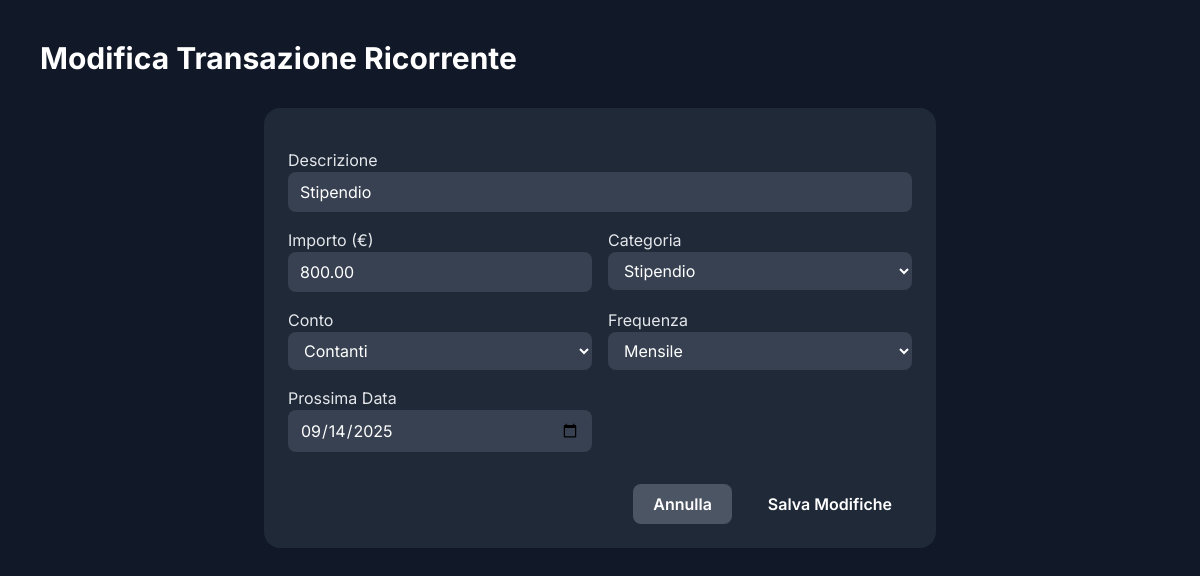
The app's page /edit_recurring.php?id=1 (signed in) with its own data.
### tables this page shows
CREATE TABLE `recurring_transactions` (
  `id` int(11) NOT NULL,
  `user_id` int(11) NOT NULL,
  `description` varchar(255) NOT NULL,
  `amount` decimal(10,2) NOT NULL,
  `type` varchar(10) NOT NULL,
  `category_id` int(11) NOT NULL,
  `account_id` int(11) NOT NULL,
  `frequency` varchar(20) NOT NULL,
  `start_date` date NOT NULL,
  `next_due_date` date NOT NULL,
  `created_at` timestamp NOT NULL DEFAULT current_timestamp()
);

### functions.php (called while the page is built, shortened)
<?php
function get_recurring_transaction_by_id($conn, $recurring_id, $user_id) {
    $sql = "SELECT * FROM recurring_transactions WHERE id = ? AND user_id = ?";
    $stmt = $conn->prepare($sql);
    $stmt->bind_param("ii", $recurring_id, $user_id);
    $stmt->execute();
    $result = $stmt->get_result();
    $transaction = $result->fetch_assoc();
    return $transaction;
}
function get_user_accounts($conn, $user_id) {
    $accounts = [];
    $sql = "SELECT id, name FROM accounts WHERE user_id = ?";
    $stmt = $conn->prepare($sql);
    $stmt->bind_param('i', $user_id);
    $stmt->execute();
    $result = $stmt->get_result();
    while ($row = $result->fetch_assoc()) {
        $accounts[] = $row;
    }
    return $accounts;
}
function get_user_categories($conn, $user_id, $type) {
    $categories = [];
    $sql = "SELECT id, name, icon FROM categories WHERE user_id = ? AND type = ? ORDER BY category_order ASC";
    $stmt = $conn->prepare($sql);
    $stmt->bind_param('is', $user_id, $type);
    $stmt->execute();
    $result = $stmt->get_result();
    while ($row = $result->fetch_assoc()) {
        $categories[] = $row;
    }
    return $categories;
}
?>

### edit_recurring.php (the view, shortened to what this page needs)
<?php
require_once 'db_connect.php';
require_once 'functions.php';
$user_id = $_SESSION["id"];
$recurring_id = $_GET['id'] ?? 0;
$recurring_transaction = get_recurring_transaction_by_id($conn, $recurring_id, $user_id);
$accounts = get_user_accounts($conn, $user_id);
$incomeCategories = get_user_categories($conn, $user_id, 'income');
?>
<!DOCTYPE html>
<html lang="it">
<head>
    <script src="https://cdn.tailwindcss.com"></script>
</head>
<body class="text-gray-200 p-10">
    <h1 class="text-3xl font-bold text-white">Modifica Transazione Ricorrente</h1>
    <div class="bg-gray-800 rounded-2xl p-6 max-w-2xl mx-auto mt-8">
        <form action="update_recurring.php" method="POST" class="space-y-4">
            <div class="grid grid-cols-1 md:grid-cols-2 gap-4">
                <div class="md:col-span-2">
                    <label>Descrizione</label>
                    <input type="text" name="description" value="<?php echo htmlspecialchars($recurring_transaction['description']); ?>" required class="w-full bg-gray-700 text-white rounded-lg px-3 py-2">
                </div>
                <div>
                    <label>Importo (€)</label>
                    <input type="number" step="0.01" name="amount" value="<?php echo $recurring_transaction['amount']; ?>" required class="w-full bg-gray-700 text-white rounded-lg px-3 py-2">
                </div>
                <div>
                    <label>Categoria</label>
                    <select name="category_id" required class="w-full bg-gray-700 text-white rounded-lg px-3 py-2">
                        <optgroup label="Entrate">
                            <?php foreach($incomeCategories as $cat){ $selected = ($cat['id'] == $recurring_transaction['category_id']) ? 'selected' : ''; echo "<option value='{$cat['id']}' {$selected}>{$cat['name']}</option>"; } ?>
                        </optgroup>
                    </select>
                </div>
                <div>
                    <label>Conto</label>
                    <select name="account_id" required class="w-full bg-gray-700 text-white rounded-lg px-3 py-2">
                        <?php foreach($accounts as $acc){ $selected = ($acc['id'] == $recurring_transaction['account_id']) ? 'selected' : ''; echo "<option value='{$acc['id']}' {$selected}>{$acc['name']}</option>"; } ?>
                    </select>
                </div>
                <div>
                    <label>Frequenza</label>
                    <select name="frequency" required class="w-full bg-gray-700 text-white rounded-lg px-3 py-2">
                        <option value="monthly" <?php if($recurring_transaction['frequency'] == 'monthly') echo 'selected'; ?>>Mensile</option>
                    </select>
                </div>
                <div>
                    <label>Prossima Data</label>
                    <input type="date" name="next_due_date" required value="<?php echo $recurring_transaction['next_due_date']; ?>" class="w-full bg-gray-700 text-white rounded-lg px-3 py-2">
                </div>
            </div>
            <div class="flex justify-end space-x-4 pt-4">
                <a href="recurring.php" class="bg-gray-600 hover:bg-gray-700 text-white font-semibold py-2 px-5 rounded-lg">Annulla</a>
                <button type="submit" class="bg-primary-600 hover:bg-primary-700 text-white font-semibold py-2 px-5 rounded-lg">Salva Modifiche</button>
            </div>
        </form>
    </div>
</body>
</html>

### edit_recurring.php (style rules this page uses)
body { font-family: 'Inter', sans-serif; background-color: #111827; }

### records on screen
recurring_transactions: description "Stipendio", amount "800.00", frequency "Mensile", next_due_date "09/14/2025"

### other values on screen
form field category_id "Stipendio"
form field account_id "Contanti"
